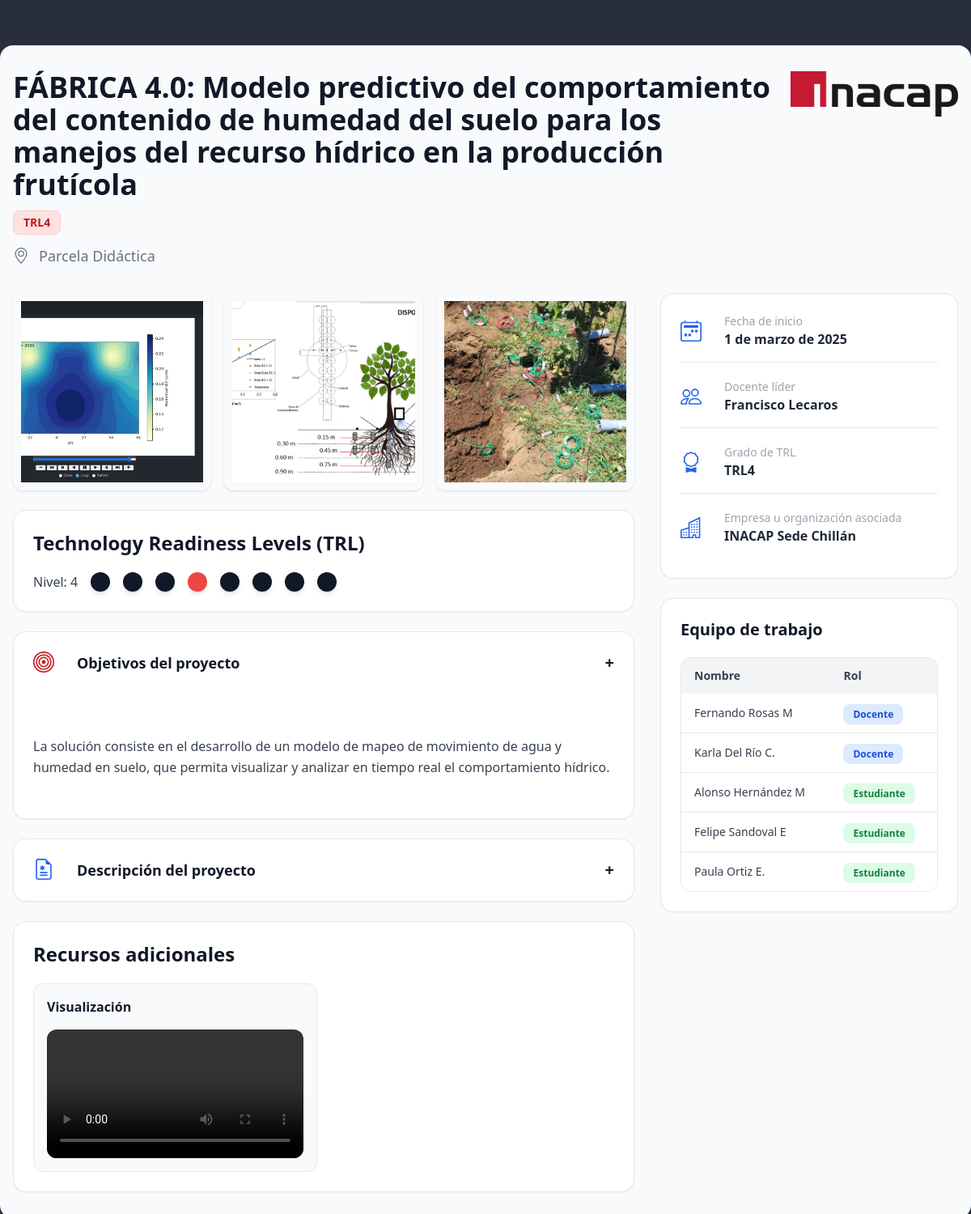
/proyectos/3/, run on the app's committed database.
### ProyectosApp/models.py (models this page shows, shortened)
class Proyecto(models.Model):
    TRL_CHOICES = [
        ("TRL1", "TRL 1"),
        ("TRL2", "TRL 2"),
        ("TRL3", "TRL 3"),
        ("TRL4", "TRL 4"),
        ("TRL5", "TRL 5"),
        ("TRL6", "TRL 6"),
        ("TRL7", "TRL 7"),
        ("TRL8", "TRL 8"),
    ]
    titulo = models.CharField(max_length=200)
    fecha_inicio = models.DateField()
    empresa_organizacion = models.CharField(max_length=200)
    lugar = models.CharField(max_length=200, default="Inacap")
    descripcion = models.TextField(max_length=1200)
    objetivos = models.TextField(max_length=300)
    trl = models.CharField(max_length=10, choices=TRL_CHOICES, default="TRL1")
    docente_lider = models.ForeignKey(
        User, on_delete=models.PROTECT, related_name="proyectos_liderados"
    )
    imagen_1 = models.ImageField(upload_to=proyecto_image_path, blank=True, null=True)
    imagen_2 = models.ImageField(upload_to=proyecto_image_path, blank=True, null=True)
    imagen_3 = models.ImageField(upload_to=proyecto_image_path, blank=True, null=True)
    creado_por = models.ForeignKey(
        User,
        on_delete=models.SET_NULL,
        null=True,
        blank=True,
        related_name="proyectos_creados",
    )
    modificado_por = models.ForeignKey(
        User,
        on_delete=models.SET_NULL,
        null=True,
        blank=True,
        related_name="proyectos_modificados",
    )
    creado = models.DateTimeField(auto_now_add=True)
    modificado = models.DateTimeField(auto_now=True)

class RecursoProyecto(models.Model):
    proyecto = models.ForeignKey(
        Proyecto, on_delete=models.CASCADE, related_name="recursos"
    )
    titulo = models.CharField(max_length=150)
    archivo = models.FileField(upload_to=recurso_proyecto_path, blank=True, null=True)
    url = models.URLField(blank=True, null=True)
    descripcion = models.CharField(max_length=250, blank=True, null=True)
    creado = models.DateTimeField(auto_now_add=True)
    class Meta:
        ordering = [
            "titulo",
        ]

class IntegranteProyecto(models.Model):
    ROLES = [
        ("docente", "Docente"),
        ("estudiante", "Estudiante"),
        ("externo", "Externo"),
    ]
    proyecto = models.ForeignKey(
        Proyecto, on_delete=models.CASCADE, related_name="integrantes"
    )
    nombre = models.CharField(max_length=150)
    rol = models.CharField(max_length=20, choices=ROLES)
    class Meta:
        ordering = ["rol", "nombre"]

### ProyectosApp/views.py (the view)
# urls.py: path("<int:pk>/", ProyectoDetailView.as_view(), name="detalle"),
class ProyectoDetailView(DetailView):
    model = Proyecto
    template_name = "pages/proyectos/proyecto_detail.html"
    context_object_name = "proyecto"

### UsuarioApp/templatetags/permisos_tags.py (called while the page is built)
@register.simple_tag
def puede_administrar(user):
    return usuario_tiene_cargo(user)

### core/mixins.py (called while the page is built, shortened)
def codigo_cargo_usuario(user):
    if not user.is_authenticated or not user.is_active:
        return None

def usuario_tiene_cargo(user, cargos=("ADMIN", "MANAGER")):
    codigo = codigo_cargo_usuario(user)
    if codigo == "SUPERUSER":
        return True
    return codigo in cargos

### templates/pages/proyectos/proyecto_detail.html (shortened to what this page needs)
{% extends 'components/Layout/base.html' %}
{% load static permisos_tags %}
{% block content %}
{% puede_administrar user as puede_administrar_sistema %}
<div class="py-14">
  <div class="max-w-7xl mx-auto px-4 py-8 bg-slate-50 rounded-2xl">
      <div class="mb-8">
          <div class="flex justify-between items-start">
              <div class="flex items-center gap-3 flex-wrap">
                  <h1 class="text-3xl md:text-4xl font-bold text-gray-900">
                      {{ proyecto.titulo }}
                  </h1>
                  <span class="bg-red-100 text-red-700 border border-red-200 px-3 py-1 rounded-lg text-sm font-semibold">
                      {{ proyecto.trl }}
                  </span>
              </div>
              <img
                  class="hidden sm:block h-14 w-auto object-contain opacity-90"
                  src="{% static 'img/logo-inacap.png' %}"
                  alt="INACAP">
          </div>
          <div class="flex gap-3 items-center mt-3">
              <p class="text-gray-500 text-lg">
                  {{ proyecto.lugar }}
              </p>
          </div>
      </div>
      <div class="grid grid-cols-1 lg:grid-cols-3 gap-8">
          <div class="lg:col-span-2 space-y-6">
              <div id="galeria-proyecto" class="grid grid-cols-1 md:grid-cols-3 gap-4">
                  {% if proyecto.imagen_1 %}
                      <button
                          type="button"
                          class="group overflow-hidden rounded-xl shadow focus:outline-none focus:ring-4 focus:ring-blue-300"
                          data-gallery-image>
                          <img
                              src="{{ proyecto.imagen_1.url }}"
                              alt="Imagen 1 de {{ proyecto.titulo }}"
                              class="w-full h-56 cursor-zoom-in object-cover transition duration-300 group-hover:scale-105">
                      </button>
                  {% endif %}
                  {% if proyecto.imagen_2 %}
                      <button
                          type="button"
                          class="group overflow-hidden rounded-xl shadow focus:outline-none focus:ring-4 focus:ring-blue-300"
                          data-gallery-image>
                          <img
                              src="{{ proyecto.imagen_2.url }}"
                              alt="Imagen 2 de {{ proyecto.titulo }}"
                              class="w-full h-56 cursor-zoom-in object-cover transition duration-300 group-hover:scale-105">
                      </button>
                  {% endif %}
                  {% if proyecto.imagen_3 %}
                      <button
                          type="button"
                          class="group overflow-hidden rounded-xl shadow focus:outline-none focus:ring-4 focus:ring-blue-300"
                          data-gallery-image>
                          <img
                              src="{{ proyecto.imagen_3.url }}"
                              alt="Imagen 3 de {{ proyecto.titulo }}"
                              class="w-full h-56 cursor-zoom-in object-cover transition duration-300 group-hover:scale-105">
                      </button>
                  {% endif %}
              </div>
              <div class="bg-white border rounded-2xl shadow-sm p-6">
                  <h2 class="text-2xl font-bold text-gray-900 mb-5">
                      Technology Readiness Levels (TRL)
                  </h2>
                  <div class="flex items-center gap-4 flex-wrap">
                      <span class="text-gray-700 font-medium">
                          Nivel: {{ proyecto.trl|slice:"3:" }}
                      </span>
                      <div class="flex items-center gap-4">
                          {% for i in "12345678" %}
                              {% if proyecto.trl == "TRL"|add:i %}
                                  <span class="w-6 h-6 rounded-full bg-red-500 shadow-md inline-block"></span>
                              {% else %}
                                  <span class="w-6 h-6 rounded-full bg-gray-900 shadow-md inline-block"></span>
                              {% endif %}
                          {% endfor %}
                      </div>
                  </div>
              </div>
              <details open class="bg-white border rounded-2xl shadow-sm overflow-hidden">
                  <summary class="cursor-pointer select-none p-6 flex justify-between items-center font-bold text-gray-900 text-lg">
                    <div class="flex gap-7">
                      <span>Objetivos del proyecto</span>
                    </div>
                      <span class="text-xl">+</span>
                  </summary>
                  <div class="px-6 pb-6 text-gray-700 whitespace-pre-line leading-relaxed">
                      {{ proyecto.objetivos }}
                  </div>
              </details>
              <details class="bg-white border rounded-2xl shadow-sm overflow-hidden">
                  <summary class="cursor-pointer select-none p-6 flex justify-between items-center font-bold text-gray-900 text-lg">
                    <div class="flex gap-7">
                      <span>Descripción del proyecto</span>
                    </div>
                      <span class="text-xl">+</span>
                  </summary>
              </details>
              {% if proyecto.recursos.all %}
              <div class="bg-white border rounded-2xl shadow-sm p-6">
                  <h2 class="text-2xl font-bold text-gray-900 mb-5">
                      Recursos adicionales
                  </h2>
                  <div class="grid grid-cols-1 md:grid-cols-2 gap-4">
                      {% for recurso in proyecto.recursos.all %}
                          <div class="border rounded-xl p-4 bg-gray-50">
                              <h3 class="font-bold text-gray-900">
                                  {{ recurso.titulo }}
                              </h3>
                              <div class="mt-4">
                                  {% if recurso.archivo %}
                                      {% with recurso.archivo.url|lower as archivo_url %}
                                          {% if ".mp4" in archivo_url or ".webm" in archivo_url or ".mov" in archivo_url %}
                                              <video controls class="w-full rounded-xl">
                                                  <source src="{{ recurso.archivo.url }}">
                                              </video>
                                          {% else %}
                                              <img src="{{ recurso.archivo.url }}"
                                                  class="w-full h-48 object-cover rounded-xl">
                                          {% endif %}
                                      {% endwith %}
                                  {% endif %}
                              </div>
                          </div>
                      {% endfor %}
                  </div>
              </div>
              {% endif %}
          </div>
          <div class="space-y-6">
              <div class="bg-white border rounded-2xl shadow-sm p-6 space-y-5">
                  <div class="border-b pb-4 flex items-center gap-7">
                      <div>
                        <p class="text-sm text-gray-400">
                            Fecha de inicio
                        </p>
                        <p class="font-semibold text-gray-800">
                            {{ proyecto.fecha_inicio }}
                        </p>
                      </div>
                  </div>
                  <div class="border-b pb-4 flex items-center gap-7">
                    <div>
                      <p class="text-sm text-gray-400">
                          Docente líder
                      </p>
                      <p class="font-semibold text-gray-800">
                          {{ proyecto.docente_lider.get_full_name|default:proyecto.docente_lider.username }}
                      </p>
                    </div>
                  </div>
                  <div class="border-b pb-4 flex items-center gap-7">
                    <div>
                      <p class="text-sm text-gray-400">
                          Grado de TRL
                      </p>
                      <p class="font-semibold text-gray-800">
                          {{ proyecto.trl }}
                      </p>
                    </div>
                  </div>
                  <div class="{% if puede_administrar_sistema %} border-b {% endif %} pb-4 flex items-center gap-7">
                    <div>
                      <p class="text-sm text-gray-400">
                          Empresa u organización asociada
                      </p>
                      <p class="font-semibold text-gray-800">
                          {{ proyecto.empresa_organizacion }}
                      </p>
                    </div>
                  </div>
              </div>
              <div class="bg-white border rounded-2xl shadow-sm p-6">
                  <h2 class="text-xl font-bold text-gray-900 mb-5">
                      Equipo de trabajo
                  </h2>
                  {% if proyecto.integrantes.all %}
                  <div class="overflow-hidden rounded-xl border border-gray-200">
                      <table class="min-w-full">
                          <thead class="bg-gray-100">
                              <tr>
                                  <th class="text-left px-4 py-3 text-sm font-semibold text-gray-700">
                                      Nombre
                                  </th>
                                  <th class="text-left px-4 py-3 text-sm font-semibold text-gray-700">
                                      Rol
                                  </th>
                              </tr>
                          </thead>
                          <tbody class="divide-y divide-gray-200 bg-white">
                              {% for integrante in proyecto.integrantes.all %}
                                  <tr class="hover:bg-gray-50 transition">
                                      <td class="px-4 py-3 text-gray-700 text-sm">
                                          {{ integrante.nombre }}
                                      </td>
                                      <td class="px-4 py-3">
                                          {% if integrante.rol == "docente" %}
                                              <span class="bg-blue-100 text-blue-700 px-3 py-1 rounded-lg text-xs font-semibold">
                                                  Docente
                                              </span>
                                          {% elif integrante.rol == "estudiante" %}
                                              <span class="bg-green-100 text-green-700 px-3 py-1 rounded-lg text-xs font-semibold">
                                                  Estudiante
                                              </span>
                                          {% else %}
                                              <span class="bg-yellow-100 text-yellow-700 px-3 py-1 rounded-lg text-xs font-semibold">
                                                  Externo
                                              </span>
                                          {% endif %}
                                      </td>
                                  </tr>
                              {% endfor %}
                          </tbody>
                      </table>
                  </div>
                  {% else %}
                      <p class="text-gray-500">
                          No existen integrantes registrados.
                      </p>
                  {% endif %}
              </div>
          </div>
      </div>
  </div>
</div>
{% endblock content %}

### static/css/mensajes.css (style rules this page uses)
button { padding: 10px; }

### data on the page
Proyecto: titulo "FÁBRICA 4.0: Modelo predictivo del comportamiento del contenido de humedad del suelo para los manejos del recurso hídrico en la producción frutícola", trl "TRL4", lugar "Parcela Didáctica", imagen_1 (picture), imagen_2 (picture), imagen_3 (picture), trl "4", objetivos "La solución consiste en el desarrollo de un modelo de mapeo de movimiento de agua y humedad en suelo, que permita visualizar y analizar en tiempo real el comportamiento hídrico.", fecha_inicio "1 de marzo de 2025", docente_lider.get_full_name "Francisco Lecaros", empresa_organizacion "INACAP Sede Chillán"
RecursoProyecto: titulo "Visualización"
IntegranteProyecto: nombre "Fernando Rosas M", rol "Docente"
IntegranteProyecto: nombre "Karla Del Río C.", rol "Docente"
IntegranteProyecto: nombre "Alonso Hernández M", rol "Estudiante"
IntegranteProyecto: nombre "Felipe Sandoval E", rol "Estudiante"
IntegranteProyecto: nombre "Paula Ortiz E.", rol "Estudiante"
